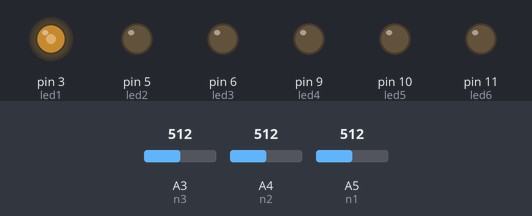
Simulated run of this sketch. Board: Arduino Uno, built with avr-gcc and run on an emulated ATmega328P. On the bench: output pins drawn as LEDs (lit = HIGH). The inputs (shaded band) are chosen by the test bench; at power-on: A5 (n1) = 512, A4 (n2) = 512, A3 (n3) = 512. What the sketch prints to the serial monitor is not drawn.

Above: at 1.2 s.
1.3 s: A5 (n1) set to 490
At 1.8 s:
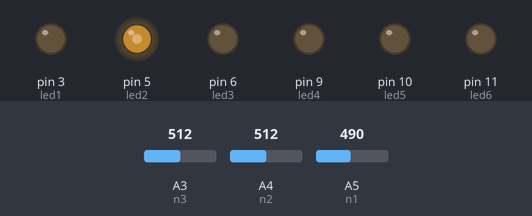
2.8 s: A4 (n2) set to 490
At 4.2 s:
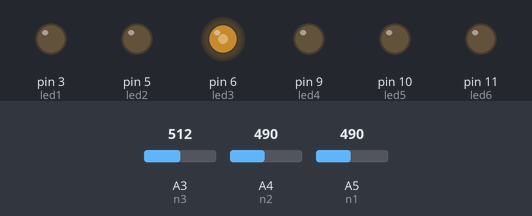
Timing chart, 0 to 5.8 s (numbered marks = the images above; inputs shaded):
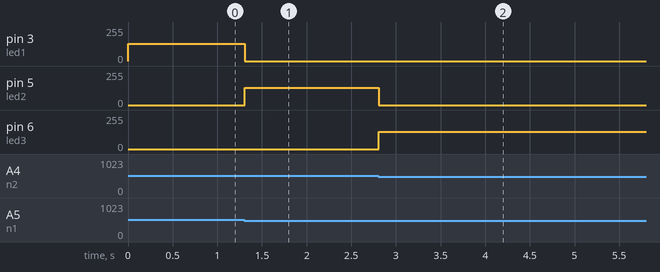

Measured:
- after the input at 1.3 s, pin 3 (led1): 128/255 → 0/255 at once; pin 5 (led2): 0/255 → 128/255 at once
- after the input at 2.8 s, pin 5 (led2): 128/255 → 0/255 at once; pin 6 (led3): 0/255 → 128/255 at once

The sketch:

Piano_Final.ino
```cpp
#define C4 0x30
#define Cs4 0x31
#define D4 0x32
#define E4 0x34
#define F4 0x35
#define G4 0x37
#define A4a 0x39
#define B4 0x3B

#define C5 0x3C
#define D5 0x3E
#define E5 0x40
#define F5 0x41
#define G5 0x43
#define A5a 0x45
#define As5 0x46
#define B5 0x47
#define C6 0x48
#define Cs6 0x49

#define n1 A5
#define n2 A4
#define n3 A3
#define n4 A2
#define n5 A1
#define n6 A0

#define led1 3 //bottom to up
#define led2 5
#define led3 6
#define led4 9
#define led5 10
#define led6 11

#define THRESHOLD 500

int drum=12;
int c;
int x,y;
const int d=10; //delay
int ctr=0x10; // controller number 16
int ch=0;
int chmax=14;
int flag_channel=0; //flag for channel switch
int flag_drum=0;
int arr[6]={0,0,0,0,0,0};
int led[6]={0,0,0,0,0,0};
const int size_of_i=6;
int i=0;
int note[size_of_i][6]= { {0x4C,D5,E5,F5,G5,A5a} , {C5,C5,G5,G5,A5a,A5a} , {F5,F5,E5,E5,D5,D5} , {C5,G5,C6,C5,As5,A5a} , {C5,G5,C6,C5,As5,A5a} , {C4,Cs4,D4,E4,C6,Cs6} }    ;
void midi(int cmd, int data1, int data2)
{
Serial.write(cmd);
Serial.write(data1);
Serial.write(data2);
}

void setup() {
   Serial.begin(9600);


   pinMode(8,INPUT); //channel switch

   pinMode(n1,INPUT);  //note array
   pinMode(n2,INPUT);
   pinMode(n3,INPUT);
   pinMode(n4,INPUT);
   pinMode(n5,INPUT);
   pinMode(n6,INPUT);  //note array
   pinMode(drum,INPUT_PULLUP);

   pinMode(led1,OUTPUT);
   pinMode(led2,OUTPUT);
   pinMode(led3,OUTPUT);     //might be pwm
   pinMode(led4,OUTPUT);     //might be pwm
   pinMode(led5,OUTPUT);
   pinMode(led6,OUTPUT);


  // midi(0xE0,0x00,0x40);

}

void loop() {


/*---------------------------------------------------------
      if ((digitalRead(8)==LOW) && (flag_channel==0))
      {
          flag_channel=1;
          ch=ch+1;
          i=i+1;
          if (ch>chmax)
             ch=0;
          if (i>size_of_i)
             i=0;
      }
      else if  ((digitalRead(8)==HIGH) && (flag_channel==1))
      {
          flag_channel=0;
      }
//----------------------------------------------------------
//__________________________________________________________*/


if ((analogRead(n1)>THRESHOLD)&&(arr[0]==0))
  {
      midi((0x90 | ch),C5,0x55);
      arr[0]=1;
      while(1)
      {   led[0]=map(analogRead(n1),0,1023,255,0);
          analogWrite(led1,led[0]);
          if (analogRead(n1)<THRESHOLD)
              {
                  arr[0]=0;
                  midi((0x80 | ch),C5,0x55);
                  digitalWrite(led1,0);
                  break;
              }

          delay(d);

          //midi((0xE0 | ch) ,0,);
          //midi((0xB0 | ch),ctr,);

      }
  }
//--------------------------------

//__________________________________________________________

if ((analogRead(n2)>THRESHOLD)&&(arr[1]==0))
  {
      midi(0x90,D5,0x55);
      arr[1]=1;
      while(1)
      {
        led[1]=map(analogRead(n2),0,1023,255,0);
          analogWrite(led2,led[1]);
          if (analogRead(n2)<THRESHOLD)
              {
                  arr[1]=0;
                  midi(0x80,D5,0x55);
                  digitalWrite(led2,0);
                  break;
              }

          delay(d);

          //midi((0xE0 | ch) ,0,);
          //midi((0xB0 | ch),ctr,);

      }
  }
//--------------------------------
//__________________________________________________________

if ((analogRead(n3)>THRESHOLD)&&(arr[2]==0))
  {
      midi((0x90 | ch),E5,0x55);
      arr[2]=1;
      while(1)
      {
        led[2]=map(analogRead(n3),0,1023,255,0);
          analogWrite(led3,led[2]);
          if (analogRead(n3)<THRESHOLD)
              {
                  arr[2]=0;
                  midi((0x80 | ch),E5,0x55);
                  digitalWrite(led3,0);
                  break;
              }

          delay(d);

          //midi((0xE0 | ch) ,0,);
          //midi((0xB0 | ch),ctr,);

      }
  }
//--------------------------------
//__________________________________________________________

if ((analogRead(n4)>THRESHOLD)&&(arr[3]==0))
  {led[3]=map(analogRead(n4),0,1023,255,0);
          analogWrite(led4,led[3]);
      midi((0x90 | ch),F5,0x55);
      arr[3]=1;
      while(1)
      {
          if (analogRead(n4)<THRESHOLD)
              {
                  arr[3]=0;
                  midi((0x80 | ch),F5,0x55);
                  digitalWrite(led4,0);
                  break;
              }

          delay(d);

          //midi((0xE0 | ch) ,0,);
          //midi((0xB0 | ch),ctr,);

      }
  }
//--------------------------------
//__________________________________________________________

if ((analogRead(n5)>THRESHOLD)&&(arr[4]==0))
  {
      midi((0x90 | ch),G5,0x55);
      arr[4]=1;
      while(1)
      {
        led[4]=map(analogRead(n5),0,1023,255,0);
          analogWrite(led5,led[4]);
          if (analogRead(n5)<THRESHOLD)
              {
                  arr[4]=0;
                  midi((0x80 | ch),G5,0x55);
                  digitalWrite(led5,0);
                  break;
              }

          delay(d);

          //midi((0xE0 | ch) ,0,);
          //midi((0xB0 | ch),ctr,);

      }
  }
//--------------------------------
//__________________________________________________________

if ((analogRead(n6)>THRESHOLD)&&(arr[5]==0))
  {
    led[5]=map(analogRead(n6),0,1023,255,0);
      midi((0x90 | ch),A5a,0x55);
      arr[5]=1;
      while(1)
      {
          if (analogRead(n6)<THRESHOLD)
              {
                  arr[5]=0;
                  midi((0x80 | ch),A5a,0x55);
                  digitalWrite(led6,0);
                  break;
              }

          delay(d);

          //midi((0xE0 | ch) ,0,);
          //midi((0xB0 | ch),ctr,);

      }
  }

}
//--------------------------------
/*
  if(drum==LOW&&flag_drum==1 ){
    while(1){
      if(drum==LOW&&flag_drum==1){
        midi(0x8F,60,00);
        break;
      }
      if(drum==HIGH){
        flag_drum=1;
      }
      midi(0x9F,60,0x55);
      delay(50);
      midi(0x8F,60,0);
    }
  }

}*/
```
